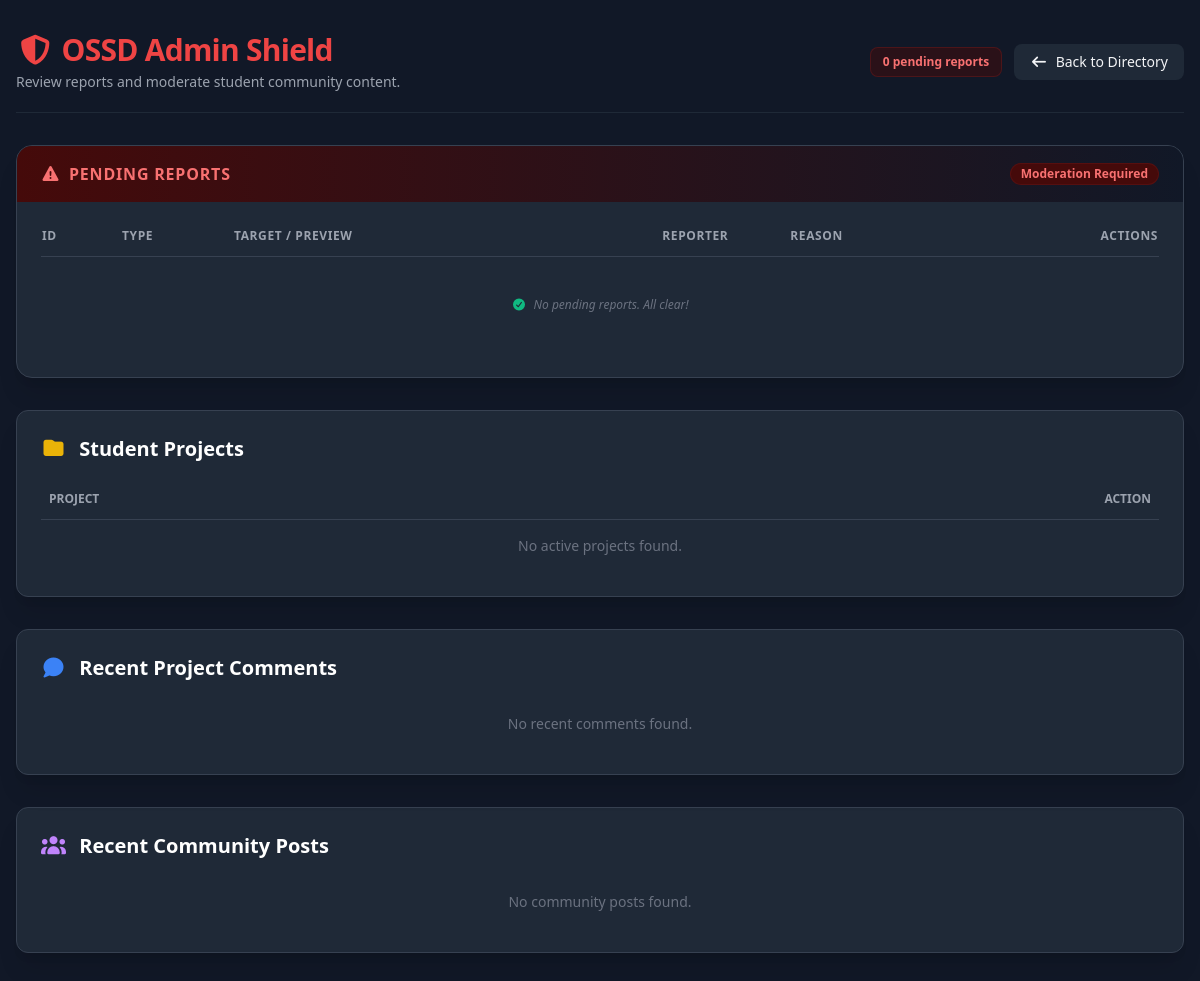
The app's page /admin/dashboard (signed in), older data.
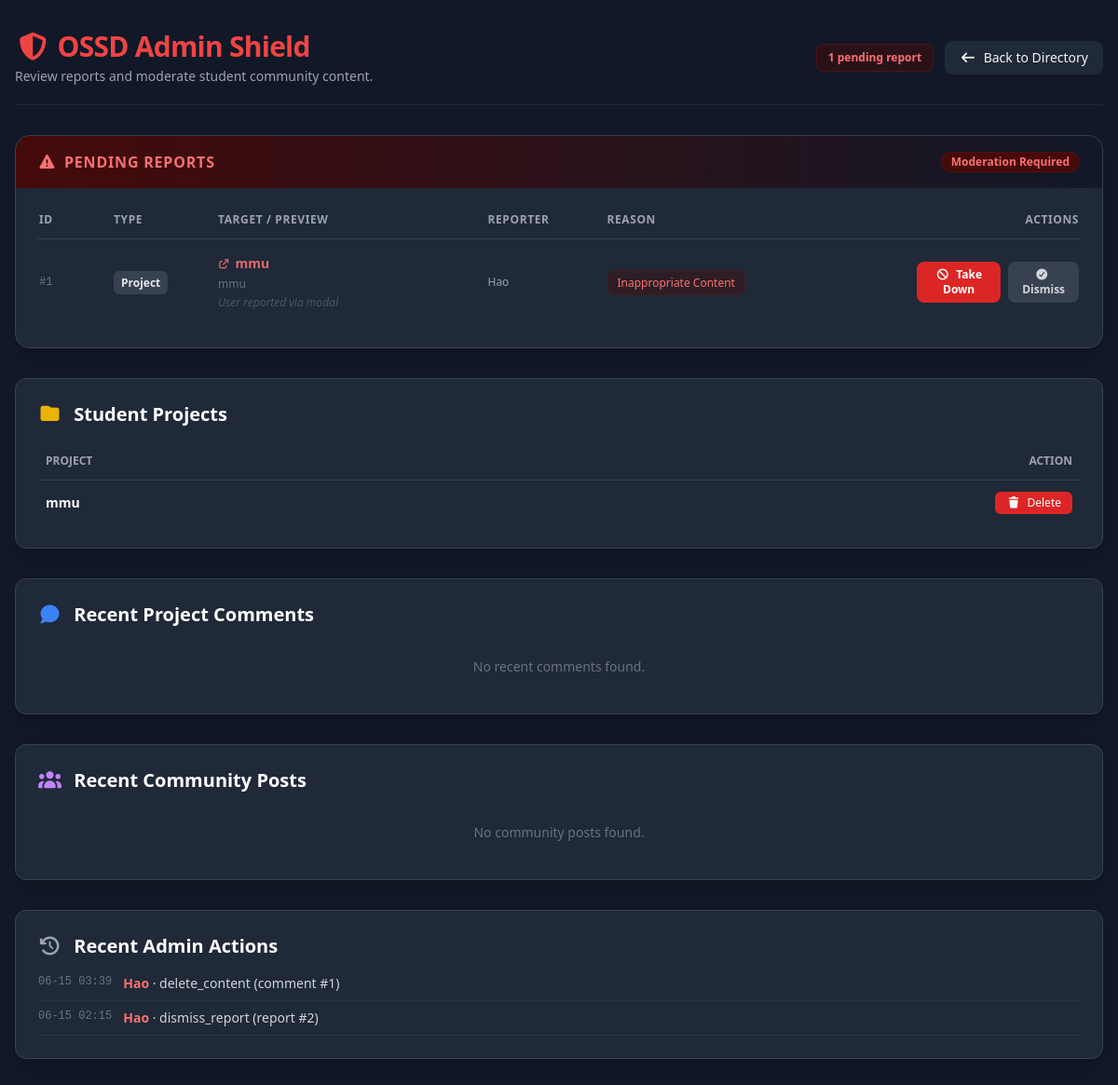
The same page, newer data.
### website/models.py (models this page shows)
class ContentReport(db.Model):
    __tablename__ = 'content_reports'
    id = db.Column(db.Integer, primary_key=True, autoincrement=True)
    reporter_id = db.Column(db.Integer, db.ForeignKey('users.id', ondelete='CASCADE'), nullable=False)
    content_type = db.Column(db.String(50), nullable=False)
    content_id = db.Column(db.Integer, nullable=False)  # ID of the reported content
    reason = db.Column(db.String(50), nullable=False)
    description = db.Column(db.Text, nullable=True)  # Detailed explanation
    status = db.Column(db.String(20), nullable=False, default='pending')
    admin_id = db.Column(db.Integer, db.ForeignKey('users.id', ondelete='SET NULL'), nullable=True)
    admin_comment = db.Column(db.Text, nullable=True)
    created_at = db.Column(db.DateTime, nullable=False, default=datetime.utcnow)
    updated_at = db.Column(db.DateTime, nullable=False, default=datetime.utcnow, onupdate=datetime.utcnow)
    reporter = db.relationship('User', foreign_keys=[reporter_id], backref='reported_contents')
    admin = db.relationship('User', foreign_keys=[admin_id], backref='moderated_reports')
    __table_args__ = (db.Index('idx_content_reports', 'content_type', 'content_id', 'status'),)

class Project(db.Model):
    __tablename__ = 'projects'
    id = db.Column(db.Integer, primary_key=True, autoincrement=True)
    user_id = db.Column(db.Integer, db.ForeignKey('users.id', ondelete='CASCADE'), nullable=False)
    project_name = db.Column(db.String(255), nullable=False)
    description = db.Column(db.Text, default='')
    status = db.Column(db.String(50), nullable=False, default='Active')
    repo_url = db.Column(db.String(255), default='')
    languages = db.Column(db.String(255), default='')
    roles_needed = db.Column(db.String(255), default='')
    contributors = db.Column(db.String(50), default='1')
    created_at = db.Column(db.DateTime, nullable=False, default=datetime.utcnow)
    views = db.Column(db.Integer, default=0)
    images = db.relationship('ProjectImage', backref='project', lazy=True, cascade='all, delete-orphan')
    suggestions = db.relationship('Suggestion', backref='project', lazy=True, cascade='all, delete-orphan')
    members = db.relationship('ProjectMember', backref='project', lazy='subquery', cascade='all, delete-orphan')
    stars = db.relationship('ProjectStar', backref='project', lazy=True, cascade='all, delete-orphan')

class User(db.Model):
    __tablename__ = 'users'
    id = db.Column(db.Integer, primary_key=True, autoincrement=True)
    email = db.Column(db.String(255), unique=True, nullable=False)
    password_hash = db.Column(db.String(255))
    name = db.Column(db.String(255), nullable=False, default='MMU Student')
    is_admin = db.Column(db.Boolean, default=False, nullable=False)
    faculty = db.Column(db.String(255), nullable=False, default='Faculty of Computing & Informatics')
    bio = db.Column(db.Text, default='')
    avatar_path = db.Column(db.String(255), default='')
    interests = db.Column(db.Text, default='')  # Comma-separated project interests
    rank = db.Column(db.Integer, nullable=False, default=0)
    karma = db.Column(db.Integer, nullable=False, default=0)
    created_at = db.Column(db.DateTime, nullable=False, default=datetime.utcnow)
    is_verified = db.Column(db.Boolean, default=False)
    is_admin = db.Column(db.Boolean, default=False)  # Admin privilege for content moderation
    otp = db.Column(db.String(6), nullable=True)
    last_seen = db.Column(db.DateTime, nullable=True)
    skills = db.relationship('Skill', backref='user', lazy=True, cascade='all, delete-orphan')
    badges = db.relationship('Badge', backref='user', lazy=True, cascade='all, delete-orphan')
    comments = db.relationship('Comment', backref='user', lazy=True, cascade='all, delete-orphan')
    projects = db.relationship('Project', backref='user', lazy=True, cascade='all, delete-orphan')
    suggestions = db.relationship('Suggestion', backref='user', lazy=True, cascade='all, delete-orphan')
    questions = db.relationship('Question', backref='author', lazy=True, cascade='all, delete-orphan')
    question_likes = db.relationship('QuestionLike', backref='user', lazy=True, cascade='all, delete-orphan')
    question_favorites = db.relationship('QuestionFavorite', backref='user', lazy=True, cascade='all, delete-orphan')
    question_comments = db.relationship('QuestionComment', backref='user', lazy=True, cascade='all, delete-orphan')
    starred_projects = db.relationship('ProjectStar', backref='user', lazy=True, cascade='all, delete-orphan')
    settings = db.relationship('UserSettings', backref='user', uselist=False, cascade='all, delete-orphan')

class AdminLog(db.Model):
    __tablename__ = 'admin_logs'
    id = db.Column(db.Integer, primary_key=True, autoincrement=True)
    admin_id = db.Column(db.Integer, db.ForeignKey('users.id', ondelete='CASCADE'), nullable=False)
    action = db.Column(db.String(50), nullable=False)
    target_type = db.Column(db.String(50), nullable=True)  # 'project', 'question', 'comment', 'post', 'user'
    target_id = db.Column(db.Integer, nullable=True)
    details = db.Column(db.Text, nullable=True)
    created_at = db.Column(db.DateTime, nullable=False, default=datetime.utcnow)
    admin = db.relationship('User', backref='admin_logs')
    __table_args__ = (db.Index('idx_admin_logs', 'admin_id', 'created_at'),)

### website/views.py (the view)
@views.route('/admin/dashboard')
def admin_dashboard_page():
    email = session.get('user_email')
    if not email:
        return redirect(url_for('views.api_login'))
    user = User.query.filter_by(email=email).first()
    if not user or not getattr(user, 'is_admin', False):
        return "Access Denied. Admins Only.", 403
    all_projects = Project.query.filter(Project.status != 'Archived').order_by(Project.created_at.desc()).all()
    all_comments = ProjectComment.query.order_by(ProjectComment.created_at.desc()).limit(50).all()
    all_posts = CommunityPost.query.order_by(CommunityPost.created_at.desc()).limit(50).all()
    pending_reports_raw = ContentReport.query.filter_by(status='pending').order_by(
        ContentReport.created_at.desc()
    ).all()
    pending_reports = _enrich_pending_reports(pending_reports_raw)
    recent_logs = AdminLog.query.order_by(AdminLog.created_at.desc()).limit(20).all()
    suspended_users = SuspendedUser.query.filter_by(is_active=True).all()
    return render_template(
        "admin_dashboard.html",
        projects=all_projects,
        comments=all_comments,
        posts=all_posts,
        pending_reports=pending_reports,
        pending_count=len(pending_reports),
        recent_logs=recent_logs,
        suspended_users=suspended_users,
        admin_user=user,
    )

### website/templates/admin_dashboard.html (shortened to what the changed rows need)
<!DOCTYPE html>
<html lang="en">
<head>
    <script src="https://cdn.tailwindcss.com"></script>
    <link href="https://cdnjs.cloudflare.com/ajax/libs/font-awesome/7.0.1/css/all.min.css" rel="stylesheet">
</head>
<body class="bg-gray-900 text-gray-100 min-h-screen font-sans">
    <div class="container mx-auto px-4 py-8 max-w-7xl">
        <div class="flex flex-col md:flex-row md:justify-between md:items-center border-b border-gray-800 pb-5 mb-8 gap-4">
            <div>
                <h1 class="text-3xl font-extrabold text-red-500 tracking-tight">
                    <i class="fa-solid fa-shield-halved mr-2"></i>OSSD Admin Shield
                </h1>
            </div>
            <div class="flex items-center gap-3">
                <span class="px-3 py-1.5 bg-red-950/50 text-red-400 border border-red-900/40 rounded-lg text-xs font-bold">
                    {{ pending_count }} pending report{{ 's' if pending_count != 1 else '' }}
                </span>
                <a href="/" class="px-4 py-2 bg-gray-800 hover:bg-gray-700 rounded-lg text-sm transition">
                    <i class="fa-solid fa-arrow-left mr-2"></i>Back to Directory
                </a>
            </div>
        </div>
        <div class="bg-gray-800 border border-gray-700 rounded-2xl shadow-xl overflow-hidden mb-8">
            <div class="bg-gradient-to-r from-red-950 to-gray-900 px-6 py-4 border-b border-gray-800 flex items-center justify-between">
                <h2 class="text-base font-bold text-red-400 uppercase tracking-wider flex items-center gap-2">
                    <i class="fa-solid fa-triangle-exclamation"></i> Pending Reports
                </h2>
            </div>
            <div class="p-6">
                <div class="overflow-x-auto">
                    <table class="w-full text-left text-sm border-collapse">
                        <thead>
                            <tr class="border-b border-gray-700 text-gray-400 font-semibold text-xs uppercase tracking-wider">
                                <th class="pb-3 w-20">ID</th>
                                <th class="pb-3 w-28">Type</th>
                                <th class="pb-3">Target / Preview</th>
                                <th class="pb-3 w-32">Reporter</th>
                                <th class="pb-3">Reason</th>
                                <th class="pb-3 w-44 text-right">Actions</th>
                            </tr>
                        </thead>
                        <tbody class="divide-y divide-gray-800 text-gray-300">
                            {% for report in pending_reports %}
                            <tr id="report-row-{{ report.id }}" class="hover:bg-gray-750/50 transition">
                                <td class="py-4 font-mono text-xs text-gray-500">#{{ report.id }}</td>
                                <td class="py-4">
                                    <span class="px-2 py-1 bg-gray-700 text-gray-200 rounded-md text-xs font-semibold">
                                        {{ report.type_label }}
                                    </span>
                                </td>
                                <td class="py-4">
                                    <a href="{{ report.target_link }}" target="_blank" class="font-semibold text-red-400/90 hover:underline flex items-center gap-1.5 mb-1">
                                        <i class="fa-solid fa-arrow-up-right-from-square text-[10px]"></i>{{ report.target_label }}
                                    </a>
                                    {% if report.target_preview %}
                                    <p class="text-xs text-gray-500 line-clamp-2">{{ report.target_preview }}</p>
                                    {% endif %}
                                    {% if report.description %}
                                    <p class="text-xs text-gray-600 mt-1 italic">{{ report.description }}</p>
                                    {% endif %}
                                </td>
                                <td class="py-4 text-xs text-gray-400">{{ report.reporter_name }}</td>
                                <td class="py-4">
                                    <span class="px-2.5 py-1 bg-red-950/40 text-red-400 border border-red-900/30 rounded-lg text-xs font-medium">
                                        {{ report.reason }}
                                    </span>
                                </td>
                                <td class="py-4 text-right">
                                    <div class="flex justify-end gap-2">
                                        <button onclick="handleReport('take_down', {{ report.id }}, {{ report.content_id }}, '{{ report.content_type }}')"
                                            class="px-3 py-1.5 bg-red-600 hover:bg-red-700 text-white text-xs font-bold rounded-lg transition">
                                            <i class="fa-solid fa-ban mr-1"></i> Take Down
                                        </button>
                                        <button onclick="handleReport('dismiss', {{ report.id }}, {{ report.content_id }}, '{{ report.content_type }}')"
                                            class="px-3 py-1.5 bg-gray-700 hover:bg-gray-600 text-gray-300 text-xs font-bold rounded-lg transition">
                                            <i class="fa-solid fa-circle-check mr-1"></i> Dismiss
                                        </button>
                                    </div>
                                </td>
                            </tr>
                            {% else %}
                            <tr>
                                <td colspan="6" class="py-10 text-center text-gray-500 italic text-xs">
                                    <i class="fa-solid fa-circle-check text-emerald-500 mr-1"></i> No pending reports. All clear!
                                </td>
                            </tr>
                            {% endfor %}
                        </tbody>
                    </table>
                </div>
            </div>
        </div>
        <div class="grid grid-cols-1 xl:grid-cols-2 gap-8 mb-8">
            <div class="bg-gray-800 rounded-xl p-6 shadow-xl border border-gray-700">
                <h2 class="text-xl font-bold text-white mb-4">
                    <i class="fa-solid fa-folder text-yellow-500 mr-2"></i> Student Projects
                </h2>
                <div class="overflow-x-auto max-h-96 overflow-y-auto">
                    <table class="w-full text-left text-sm text-gray-300">
                        <thead class="text-gray-400 uppercase text-xs border-b border-gray-700 sticky top-0 bg-gray-800">
                            <tr>
                                <th class="py-3 px-2">Project</th>
                                <th class="py-3 px-2 text-right">Action</th>
                            </tr>
                        </thead>
                        <tbody class="divide-y divide-gray-700">
                            {% for p in projects %}
                            <tr id="project-row-{{ p.id }}" class="hover:bg-gray-750 transition">
                                <td class="py-3 px-2">
                                    <a href="/project/{{ p.id }}" target="_blank" class="font-semibold text-white hover:text-red-400 transition">
                                        {{ p.project_name }}
                                    </a>
                                </td>
                                <td class="py-3 px-2 text-right">
                                    <button onclick="deleteContent('project', '{{ p.id }}')" class="px-3 py-1 bg-red-600 hover:bg-red-700 text-white font-medium rounded-md text-xs transition">
                                        <i class="fa-solid fa-trash mr-1"></i> Delete
                                    </button>
                                </td>
                            </tr>
                            {% else %}
                            <tr>
                                <td colspan="2" class="py-4 text-center text-gray-500">No active projects found.</td>
                            </tr>
                            {% endfor %}
                        </tbody>
                    </table>
                </div>
            </div>
            <div class="bg-gray-800 rounded-xl p-6 shadow-xl border border-gray-700">
                <h2 class="text-xl font-bold text-white mb-4">
                    <i class="fa-solid fa-comment text-blue-500 mr-2"></i> Recent Project Comments
                </h2>
            </div>
        </div>
        <div class="bg-gray-800 rounded-xl p-6 shadow-xl border border-gray-700 mb-8">
            <h2 class="text-xl font-bold text-white mb-4">
                <i class="fa-solid fa-users text-purple-400 mr-2"></i> Recent Community Posts
            </h2>
        </div>
        {% if recent_logs %}
        <div class="bg-gray-800 rounded-xl p-6 shadow-xl border border-gray-700">
            <h2 class="text-xl font-bold text-white mb-4">
                <i class="fa-solid fa-clock-rotate-left text-gray-400 mr-2"></i> Recent Admin Actions
            </h2>
            <div class="space-y-2 max-h-64 overflow-y-auto">
                {% for log in recent_logs %}
                <div class="flex items-start gap-3 text-sm border-b border-gray-700/50 pb-2">
                    <span class="text-gray-500 font-mono text-xs whitespace-nowrap">{{ log.created_at.strftime('%m-%d %H:%M') if log.created_at else '' }}</span>
                    <span class="text-gray-300">
                        <span class="text-red-400 font-semibold">{{ log.admin.name if log.admin else 'System' }}</span>
                        · {{ log.action }}
                        {% if log.target_type %}({{ log.target_type }} #{{ log.target_id }}){% endif %}
                    </span>
                </div>
                {% endfor %}
            </div>
        </div>
        {% endif %}
    </div>
</body>
</html>

Row changes from the older to the newer data that the page shows:
added ContentReport: id "1", type_label "Project", target_label "mmu", target_preview "mmu", description "User reported via modal", reporter_name "Hao", reason "Inappropriate Content"
added Project: project_name "mmu"
added AdminLog: created_at "06-15 03:39", admin "Hao", action "delete_content", target_type "comment", target_id "1"
added AdminLog: created_at "06-15 02:15", admin "Hao", action "dismiss_report", target_type "report", target_id "2"
Text that changed along with them:
{{ pending_count }}: "0" → "1"
{{ 's' if pending_count != 1 else '' }}: "s" → (not shown)
text no longer shown: "No pending reports. All clear! No active projects found."
text now shown: "Recent Admin Actions"
